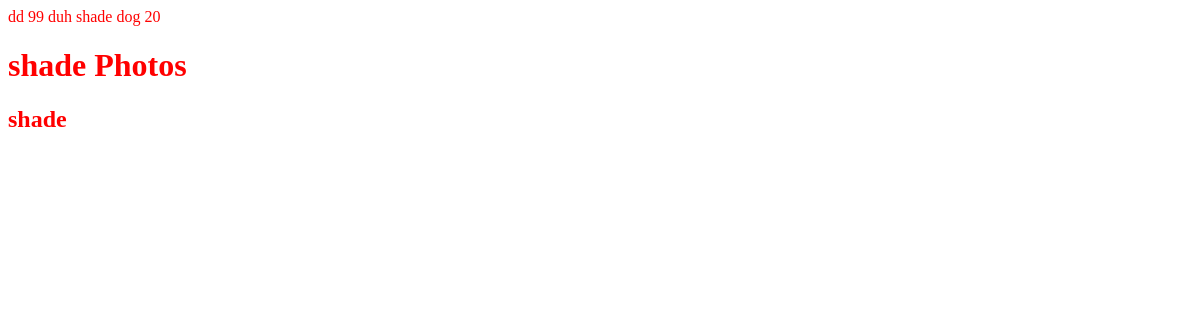
The page /owner/AwVFG/ on the database as committed earlier.
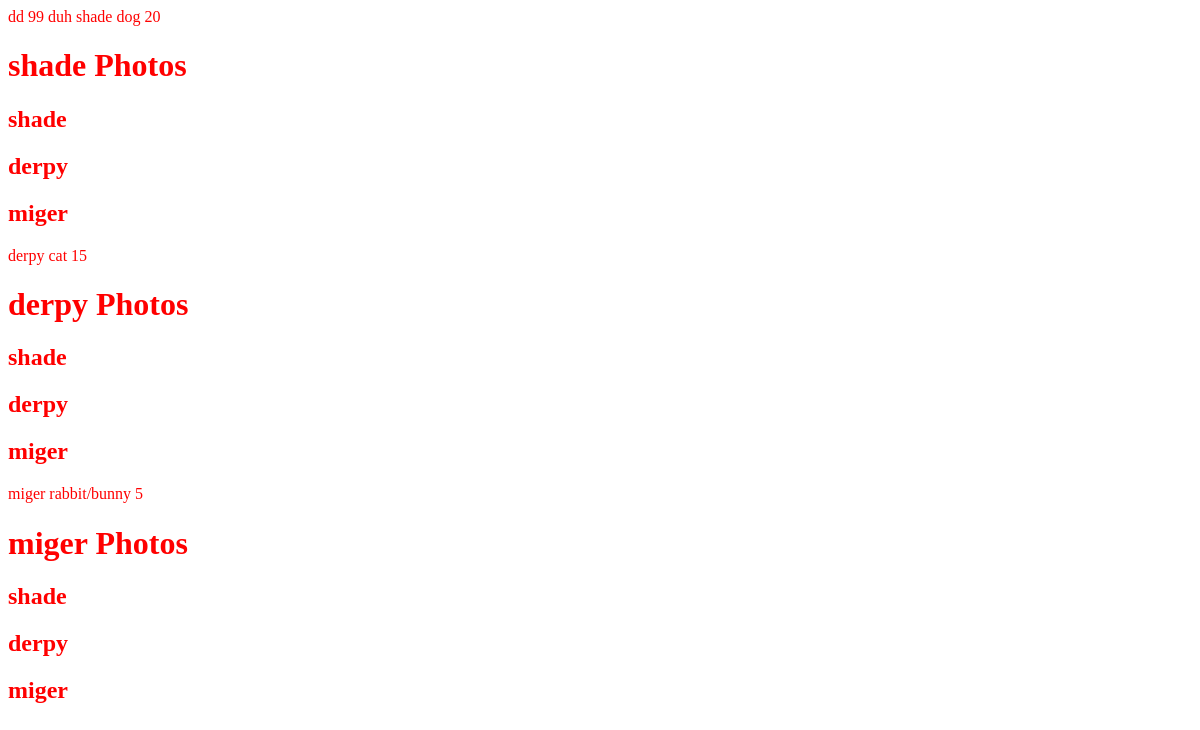
The same page on the database as committed later.
### pet_profile/models.py (models this page shows, shortened)
class PetOwner(models.Model):
    slug = models.SlugField(max_length = 5, primary_key = True, blank = True, null=False)
    name = models.CharField(max_length = 255)
    id = models.CharField(max_length = 261, unique = True, default=uuid.uuid1)
    age = models.PositiveIntegerField()
    location = models.CharField(max_length = 255)
    profile_photo = models.ImageField(blank = True)
    pets = models.ManyToManyField(Pet, related_name = "Owners")

class Pet(models.Model):
    slug = models.SlugField(max_length = 5, primary_key = True, blank = True, null=False)
    name = models.CharField(max_length = 255, unique = False)
    id = models.CharField(max_length = 261, unique = True, default = uuid.uuid1)
    animaltype = models.CharField(choices = ANIMALTYPE_CHOICES, max_length = 255, default="the one that barks")
    age = models.PositiveIntegerField()

### pet_profile/views.py (the view)
# urls.py: path("owner/<slug:slug>/", views.PetOwnerDetailView.as_view(), name = "owner_profile"), #slug is ambiguous, be more specific
class PetOwnerDetailView(DetailView):
    model = PetOwner
    context_object_name = "owner"
    template_name = "pet_owner_profile.html"
    def get_context_data(self, *args, **kwargs): #is a system function (common to what class of Views?); being overriden
        context = super().get_context_data(**kwargs)
        pets = Pet.objects.all()
        pet_data = {}
        for pet in pets:
            pet_data[pet] = PetPhoto.objects.filter(pets=pet) #Why do I have to inform the context? Why cannot access directly as needed?
        context['pet_data'] = pet_data
        return context

### pet_profile/templates/pet_profile/pet_owner_profile.html (shortened to what this page needs)
{% extends "base.html" %}
{% load static %}
{% block content %}
{% load static %}
    {{ owner.name }}
    {{ owner.age }}
    {{ owner.location }}
    {% for pet in owner.pets.all %}
        {{ pet.name }}
        {{ pet.animaltype }}
        {{ pet.age }}
        <h1>{{ pet.name }} Photos</h1>
        {% for pet, pet_photos in pet_data.items %}
            <h2>{{ pet.name }}</h2>
        {% endfor %}
    {% endfor %}
{% endblock %}

### pet_memorial/templates/pet_memorial/base.html (shortened to what this page needs)
{% load static %}
<!DOCTYPE html>
<html>
	<head>
		<link rel="stylesheet" href="{% static 'styles.css' %}">
	</head>
	<body>
		{% block content %}
		{% endblock %}
    </body>
</html>

### static/styles.css (style rules this page uses)
body { color: red; }

Rows that differ between the two databases and show on the page:
added Pet: name "derpy", animaltype "cat", age "15", Pet (name "shade")
added Pet: name "miger", animaltype "rabbit/bunny", age "5", Pet (name "shade")
